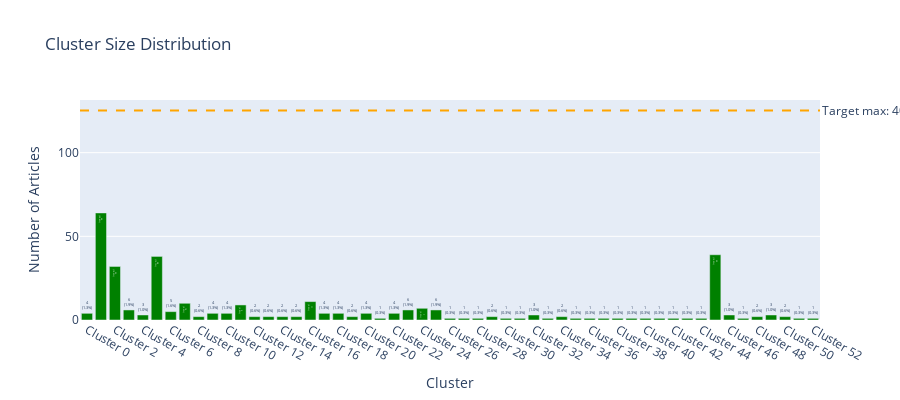

Write notebook code for a chart like this one.
### Code cell
# Cluster balance visualization
fig_balance = viz.create_cluster_distribution_chart(df_clustered)
fig_balance.show()

# Statistics
max_cluster_pct = df_clustered['cluster'].value_counts().max() / len(df_clustered)
print(f"\n📊 Cluster Balance:")
print(f"   Largest cluster: {max_cluster_pct:.1%} of articles")
if max_cluster_pct > 0.40:
    print(f"   ⚠️  WARNING: Cluster imbalance detected!")
    print(f"   → SOLUTION: Tune λ_spatial or increase article count")
else:
    print(f"   ✅ Good balance (target: <40%)")

### Figure 1 — Plotly figure (JSON) as saved in the notebook; plotly's stock layout.template omitted (floating-point values rounded to 4 significant figures)
{"data": [{"marker": {"color": ["green", "green", "green", "green", "green", "green", "green", "green", "green", "green", "green", "green", "green", "green", "green", "green", "green", "green", "green", "green", "green", "green", "green", "green", "green", "green", "green", "green", "green", "green", "green", "green", "green", "green", "green", "green", "green", "green", "green", "green", "green", "green", "green", "green", "green", "green", "green", "green", "green", "green", "green", "green", "green"]}, "text": ["4<br>(1.3%)", "64<br>(20.4%)", "32<br>(10.2%)", "6<br>(1.9%)", "3<br>(1.0%)", "38<br>(12.1%)", "5<br>(1.6%)", "10<br>(3.2%)", "2<br>(0.6%)", "4<br>(1.3%)", "4<br>(1.3%)", "9<br>(2.9%)", "2<br>(0.6%)", "2<br>(0.6%)", "2<br>(0.6%)", "2<br>(0.6%)", "11<br>(3.5%)", "4<br>(1.3%)", "4<br>(1.3%)", "2<br>(0.6%)", "4<br>(1.3%)", "1<br>(0.3%)", "4<br>(1.3%)", "6<br>(1.9%)", "7<br>(2.2%)", "6<br>(1.9%)", "1<br>(0.3%)", "1<br>(0.3%)", "1<br>(0.3%)", "2<br>(0.6%)", "1<br>(0.3%)", "1<br>(0.3%)", "3<br>(1.0%)", "1<br>(0.3%)", "2<br>(0.6%)", "1<br>(0.3%)", "1<br>(0.3%)", "1<br>(0.3%)", "1<br>(0.3%)", "1<br>(0.3%)", "1<br>(0.3%)", "1<br>(0.3%)", "1<br>(0.3%)", "1<br>(0.3%)", "1<br>(0.3%)", "39<br>(12.5%)", "3<br>(1.0%)", "1<br>(0.3%)", "2<br>(0.6%)", "3<br>(1.0%)", "2<br>(0.6%)", "1<br>(0.3%)", "1<br>(0.3%)"], "textposition": "auto", "type": "bar", "x": ["Cluster 0", "Cluster 1", "Cluster 2", "Cluster 3", "Cluster 4", "Cluster 5", "Cluster 6", "Cluster 7", "Cluster 8", "Cluster 9", "Cluster 10", "Cluster 11", "Cluster 12", "Cluster 13", "Cluster 14", "Cluster 15", "Cluster 16", "Cluster 17", "Cluster 18", "Cluster 19", "Cluster 20", "Cluster 21", "Cluster 22", "Cluster 23", "Cluster 24", "Cluster 25", "Cluster 26", "Cluster 27", "Cluster 28", "Cluster 29", "Cluster 30", "Cluster 31", "Cluster 32", "Cluster 33", "Cluster 34", "Cluster 35", "Cluster 36", "Cluster 37", "Cluster 38", "Cluster 39", "Cluster 40", "Cluster 41", "Cluster 42", "Cluster 43", "Cluster 44", "Cluster 45", "Cluster 46", "Cluster 47", "Cluster 48", "Cluster 49", "Cluster 50", "Cluster 51", "Cluster 52"], "y": [4, 64, 32, 6, 3, 38, 5, 10, 2, 4, 4, 9, 2, 2, 2, 2, 11, 4, 4, 2, 4, 1, 4, 6, 7, 6, 1, 1, 1, 2, 1, 1, 3, 1, 2, 1, 1, 1, 1, 1, 1, 1, 1, 1, 1, 39, 3, 1, 2, 3, 2, 1, 1]}], "layout": {"annotations": [{"showarrow": false, "text": "Target max: 40%", "x": 1, "xanchor": "left", "xref": "x domain", "y": 125.2, "yanchor": "middle", "yref": "y"}], "height": 400, "shapes": [{"line": {"color": "orange", "dash": "dash"}, "type": "line", "x0": 0, "x1": 1, "xref": "x domain", "y0": 125.2, "y1": 125.2, "yref": "y"}], "showlegend": false, "title": {"text": "Cluster Size Distribution"}, "xaxis": {"title": {"text": "Cluster"}}, "yaxis": {"title": {"text": "Number of Articles"}}}}
